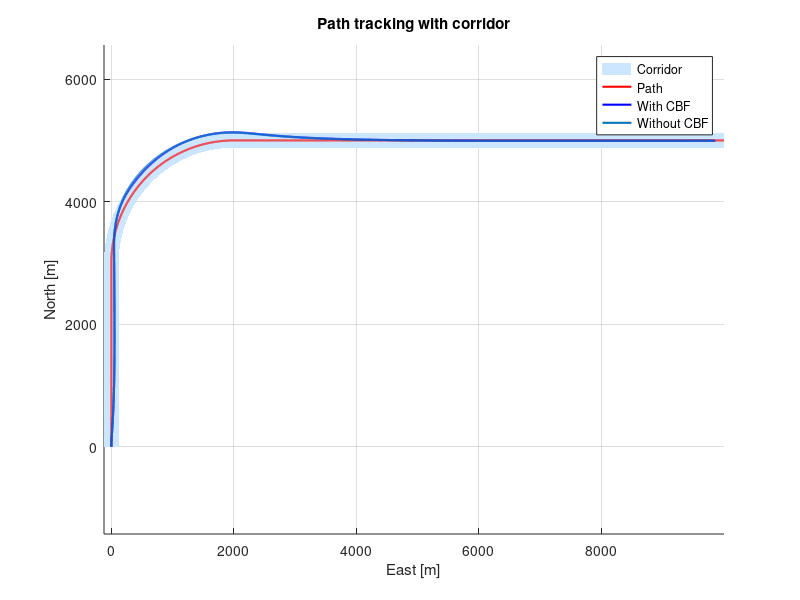
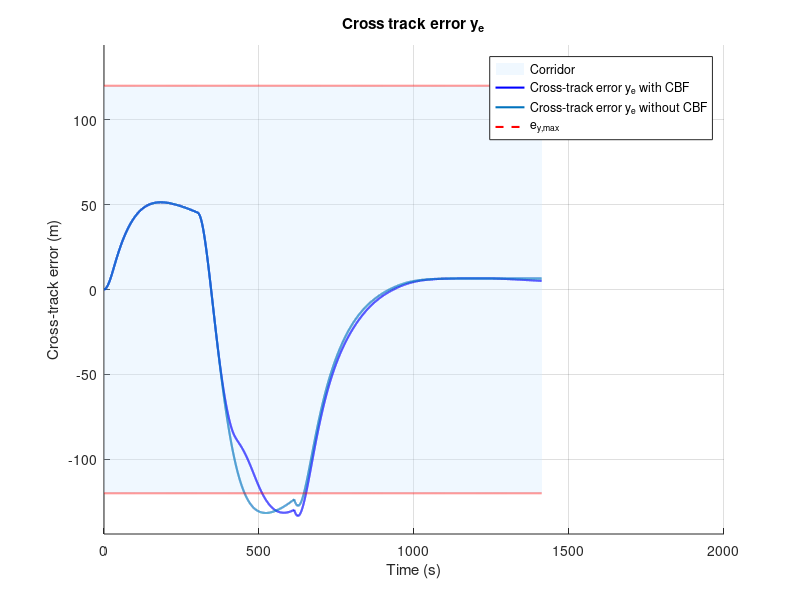
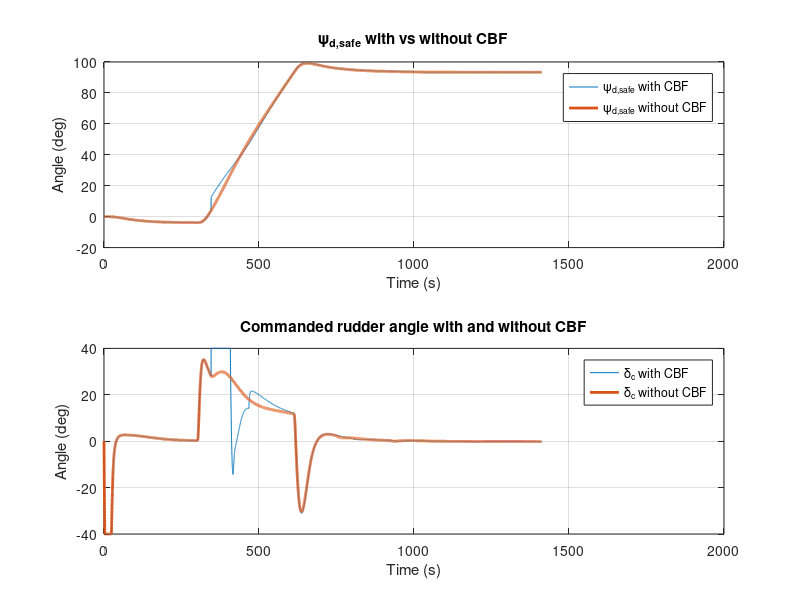

Source code (MATLAB) for these figures, in order:
clc; clear; close all;

% with = load('simdata_CBF_with.mat');   % loads simdata and t
% without = load('simdata_CBF_without.mat');   % loads simdata and t

% with = load('simdata_CBF_with_tighter.mat');   % loads simdata and t
% without = load('simdata_CBF_without_tighter.mat');   % loads simdata and t

with = load('simdata_CBF_disturbance_with.mat');   % loads simdata and t
without = load('simdata_CBF_disturbance_without.mat');   % loads simdata and t


t_without = without.t;
t_with    = with.t;

% --- without ---
u_without           = without.simdata(:,1);                 % m/s
v_without           = without.simdata(:,2);                 % m/s
r_without           = without.simdata(:,3);                 % rad/s
r_deg_without       = (180/pi) * r_without;                 % deg/s
x_without           = without.simdata(:,4);                 % m
y_without           = without.simdata(:,5);                 % m
psi_without         = without.simdata(:,6);                 % rad
psi_deg_without     = (180/pi) * psi_without;               % deg
delta_deg_without   = (180/pi) * without.simdata(:,7);       % deg
n_without           = without.simdata(:,8);                  % rpm
n_c_without         = without.simdata(:,10);                 % rpm
delta_c_deg_without = (180/pi) * without.simdata(:,9);        % deg
u_d_without         = without.simdata(:,11);                 % m/s
psi_d_without       = without.simdata(:,12);                 % rad
psi_d_deg_without   = (180/pi) * psi_d_without;              % deg
r_d_without         = without.simdata(:,13);                 % rad/s
r_d_deg_without     = (180/pi) * r_d_without;                % deg/s
beta_without        = without.simdata(:,14);                 % rad
beta_deg_without    = (180/pi) * beta_without;               % deg
beta_c_without      = without.simdata(:,15);                 % rad
beta_c_deg_without  = (180/pi) * beta_c_without;             % deg
x_p_without         = without.simdata(:,16);                 % m
y_p_without         = without.simdata(:,17);                 % m
delta_without       = without.simdata(:,18);                 % m
psi_ref_without     = without.simdata(:,19);                 % rad
psi_ref_deg_without = (180/pi) * psi_ref_without;            % deg
e_y_max_without     = without.simdata(:,20);                 % m
dx_p_without        = without.simdata(:,21);
dy_p_without        = without.simdata(:,22);
e_y_without         = without.simdata(:,23);                 % m
psi_d_safe_without      = without.simdata(:,24);             % rad
psi_d_safe_deg_without  = (180/pi) * psi_d_safe_without;     % deg
cbf_val_without         = without.simdata(:,25);

% --- with ---
u_with           = with.simdata(:,1);                 % m/s
v_with           = with.simdata(:,2);                 % m/s
r_with           = with.simdata(:,3);                 % rad/s
r_deg_with       = (180/pi) * r_with;                 % deg/s
x_with           = with.simdata(:,4);                 % m
y_with           = with.simdata(:,5);                 % m
psi_with         = with.simdata(:,6);                 % rad
psi_deg_with     = (180/pi) * psi_with;               % deg
delta_deg_with   = (180/pi) * with.simdata(:,7);       % deg
n_with           = with.simdata(:,8);                  % rpm
n_c_with         = with.simdata(:,10);                 % rpm
delta_c_deg_with = (180/pi) * with.simdata(:,9);        % deg
u_d_with         = with.simdata(:,11);                 % m/s
psi_d_with       = with.simdata(:,12);                 % rad
psi_d_deg_with   = (180/pi) * psi_d_with;              % deg
r_d_with         = with.simdata(:,13);                 % rad/s
r_d_deg_with     = (180/pi) * r_d_with;                % deg/s
beta_with        = with.simdata(:,14);                 % rad
beta_deg_with    = (180/pi) * beta_with;               % deg
beta_c_with      = with.simdata(:,15);                 % rad
beta_c_deg_with  = (180/pi) * beta_c_with;             % deg
x_p_with         = with.simdata(:,16);                 % m
y_p_with         = with.simdata(:,17);                 % m
delta_with       = with.simdata(:,18);                 % m
psi_ref_with     = with.simdata(:,19);                 % rad
psi_ref_deg_with = (180/pi) * psi_ref_with;            % deg
e_y_max_with     = with.simdata(:,20);                 % m
dx_p_with        = with.simdata(:,21);
dy_p_with        = with.simdata(:,22);
e_y_with         = with.simdata(:,23);                 % m
psi_d_safe_with      = with.simdata(:,24);             % rad
psi_d_safe_deg_with  = (180/pi) * psi_d_safe_with;     % deg
cbf_val_with         = with.simdata(:,25);

% corridor boundaries
x_right = x_p_with - e_y_max_with .* dy_p_with;
y_right = y_p_with + e_y_max_with .* dx_p_with;
x_left = x_p_with + e_y_max_with .* dy_p_with;
y_left = y_p_with - e_y_max_with .* dx_p_with;

figure(1); hold on; axis equal; grid on;
fill([y_left; flipud(y_right)], [x_left; flipud(x_right)], ...
    [0.8 0.9 1.0], 'EdgeColor','none', 'DisplayName','Corridor');
plot(y_p_with, x_p_with, 'r-', 'LineWidth',1.5, 'DisplayName','Path')
plot(y_with, x_with, 'b-', 'LineWidth',1.5, 'DisplayName','With CBF')
plot(y_without, x_without, '-', 'LineWidth',1.5, 'DisplayName','Without CBF')
xlabel('East [m]'); ylabel('North [m]');    % Remember x,y is opposide because of NED
title('Path tracking with corridor');
legend;

figure(2); hold on; grid on;
fill([t_with'; flipud(t_with')], [e_y_max_with; flipud(-e_y_max_with)], [0.8 0.9 1.0], ...
    'EdgeColor', 'none', 'FaceAlpha', 0.3, 'DisplayName', 'Corridor');
xlabel('Time (s)'); ylabel('Cross-track error (m)');
plot(t_with, e_y_with, 'b', 'LineWidth', 1.5, 'DisplayName', 'Cross-track error y_e with CBF');
plot(t_without, e_y_without, '-', 'LineWidth', 1.5, 'DisplayName', 'Cross-track error y_e without CBF');
plot(t_with, e_y_max_with, 'r--', 'LineWidth', 1.5, 'DisplayName', 'e_{y,max}');
plot(t_with, -e_y_max_with, 'r--', 'LineWidth', 1.5, 'HandleVisibility', 'off');
title('Cross track error y_e');
legend; ylim([-1.2*max(e_y_max_with), 1.2*max(e_y_max_with)]);

figure(3);
subplot(211)
plot(t_with, psi_d_safe_deg_with,'-', t_without, psi_d_safe_deg_without,'-', 'linewidth', 2);
title('\psi_{d,safe} with vs without CBF'); xlabel('Time (s)'); ylabel('Angle (deg)');
legend('\psi_{d,safe} with CBF', '\psi_{d,safe} without CBF')
grid on;
subplot(212)
plot(t_with,delta_c_deg_with, t_without,delta_c_deg_without, '-','linewidth',2);
title('Commanded rudder angle with and without CBF'); xlabel('Time (s)'); ylabel('Angle (deg)');
legend('\delta_c with CBF','\delta_c without CBF')
grid on;
